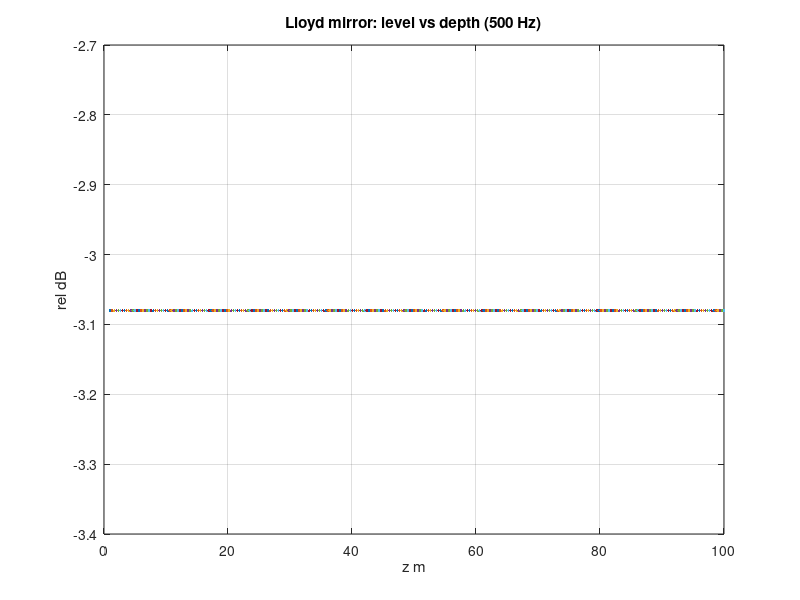
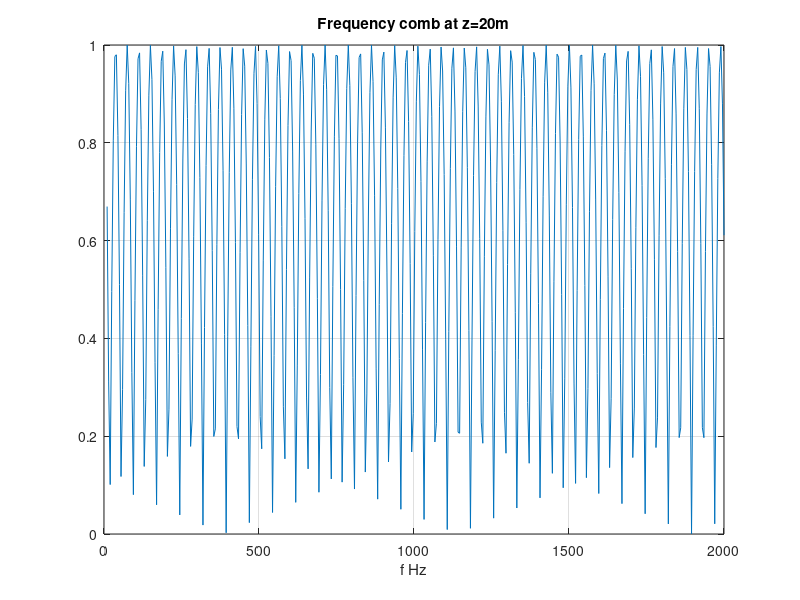
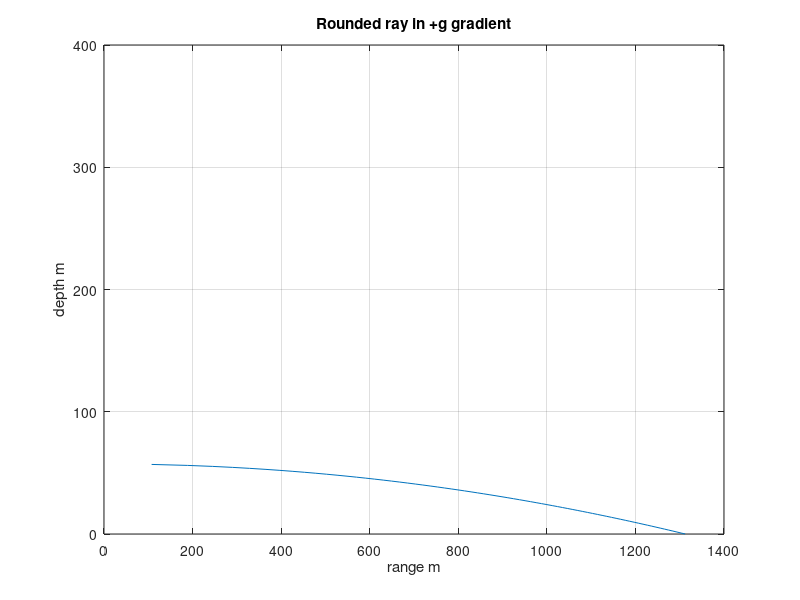
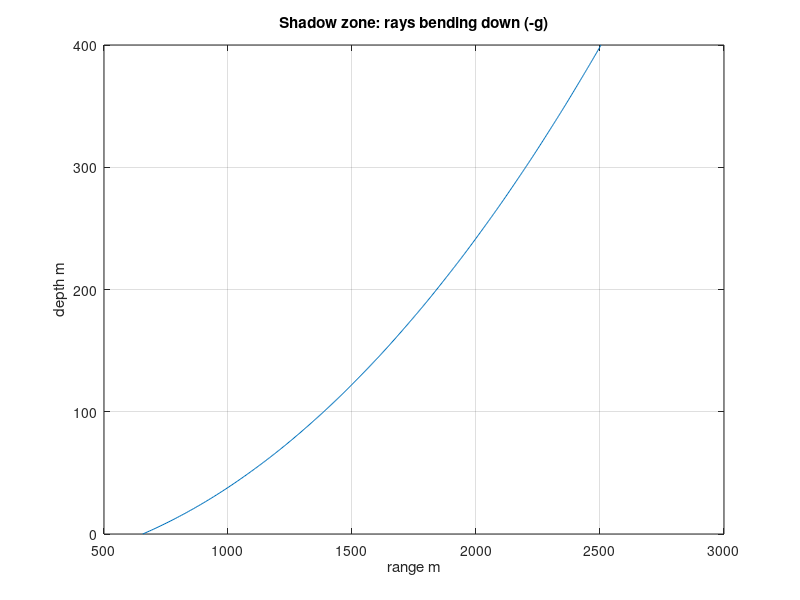

These figures' MATLAB source, in order:
%========================================================================
% SECTION C — RAY THEORY & WAVE PROPAGATION
%========================================================================

% --- 35. Lloyd's mirror: interference pattern --------------------------
f = 500; c = 1500; lambda = c / f;
z = linspace(1, 100, 300);          % receiver depth (m)
r = 1000;                            % range (m)
dpath = 2 * z * r / sqrt(r^2 + z.^2); % path difference approx
phase = 2 * pi * dpath / lambda;
I = 4 * cos(phase / 2).^2;           % interference intensity factor
figure; plot(z, 20*log10(I)); title('Lloyd mirror: level vs depth (500 Hz)');
xlabel('z m'); ylabel('rel dB'); grid on;

% --- 36. Lloyd's mirror frequency comb ----------------------------------
fz = linspace(10, 2000, 400);
zfix = 20; rfix = 500;
dp = 2 * zfix * rfix / sqrt(rfix^2 + zfix^2);
comb = abs(cos(pi * fz * dp / c));
figure; plot(fz, comb); title('Frequency comb at z=20m');
xlabel('f Hz'); grid on;

% --- 37. Snell refraction in linear gradient ---------------------------
c0 = 1500; g = 0.1;                  % m/s per m
zr = linspace(0, 400, 200);
cr = c0 + g * zr;
th0 = 5;                             % launch angle deg
p = cosd(th0) / c0;                  % Snell parameter
zr2 = linspace(0, 400, 500);
rr = zeros(size(zr2));
for k = 1:numel(zr2)
    cz = c0 + g * zr2(k);
    s2 = 1 - (p * cz)^2;
    if s2 > 0
        rr(k) = s2^0.5 / (p * g);
    else
        rr(k) = NaN;                 % ray turned
    end
end
figure; plot(rr, zr2); title('Rounded ray in +g gradient');
xlabel('range m'); ylabel('depth m'); grid on;

% --- 38. Shadow zone (negative gradient) --------------------------------
gn = -0.2;
rr2 = zeros(size(zr2));
for k = 1:numel(zr2)
    cz = c0 + gn * zr2(k);
    s2 = 1 - (p * cz)^2;
    if s2 > 0
        rr2(k) = s2^0.5 / (-p * gn);
    else
        rr2(k) = NaN;
    end
end
figure; plot(rr2, zr2); title('Shadow zone: rays bending down (-g)');
xlabel('range m'); ylabel('depth m'); grid on;

% --- 39. SOFAR channel: rays oscillating around c minimum ---------------
csm = 1490 - 20*exp(-((zr2 - 200)/80).^2);   % channel profile
figure; plot(csm, zr2); title('SOFAR profile c(z)'); xlabel('c m/s'); ylabel('z m'); grid on;
% ray trace via small-angle stepping
nr = 7; ranges = zeros(nr, numel(zr2));
for m = 1:nr
    th = -6 + 2*m;
    x = 0; zz = 100; ang = th;
    for k = 1:numel(zr2)
        ranges(m,k) = x;
        idx = max(1, min(numel(zr2), round(zz) + 1));
        cc = csm(idx);
        dth = -(9.8e-3) * tand(ang) * 10;   % crude gradient bend
        ang = ang + dth;
        x = x + 10 * cosd(ang);
        zz = zz + 10 * sind(ang);
        if zz < 0 || zz > 400, break; end
    end
end
figure; plot(ranges', zr2); title('SOFAR ray family'); xlabel('range m'); ylabel('z m');

% --- 40. Pekeris waveguide: method of images ---------------------------
zs = 5; zr = 20; Hw = 50; rr2 = linspace(1, 2000, 400); f = 200;
lamb = c / f;
k = 2 * pi / lamb;
pTot = zeros(1, numel(rr2));
for m = -20:20
    if m == 0
        dzs = zs;
    elseif m > 0
        dzs = 2*m*Hw - zs;
    else
        dzs = -2*m*Hw - zs;
    end
    dzr2 = (zr - dzs);
    rr3 = sqrt(rr2.^2 + dzr2.^2) + 1e-6;
    if m >= 0, coef = 1; else, coef = -1; end   % surface V=-1
    pTot = pTot + coef * exp(-1i * k * rr3) ./ rr3;
end
figure; plot(rr2, 20*log10(abs(pTot))); title('Pekeris waveguide, 200 Hz');
xlabel('range m'); ylabel('|p| dB'); grid on;
